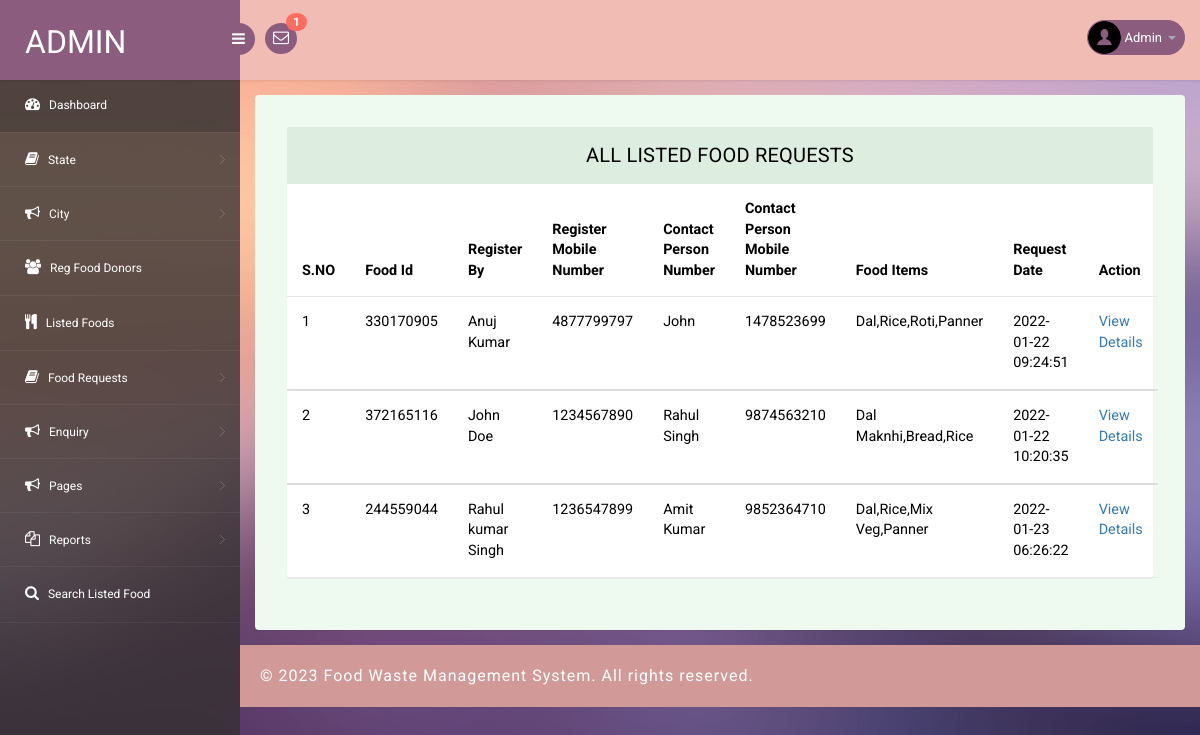
The page /fwms/admin/all-listed-food.php (signed in) on the database its author committed.
### tables this page shows
CREATE TABLE `tblfood` (
  `ID` int(10) NOT NULL,
  `DonorID` int(10) DEFAULT NULL,
  `foodId` int(10) DEFAULT NULL,
  `FoodItems` mediumtext DEFAULT NULL,
  `StateName` varchar(200) DEFAULT NULL,
  `CityName` varchar(200) DEFAULT NULL,
  `Description` mediumtext DEFAULT NULL,
  `PickupDate` varchar(200) DEFAULT NULL,
  `PickupAddress` mediumtext DEFAULT NULL,
  `ContactPerson` varchar(200) DEFAULT NULL,
  `CPMobNumber` bigint(10) DEFAULT NULL,
  `Image` varchar(200) DEFAULT NULL,
  `CreationDate` timestamp NULL DEFAULT current_timestamp(),
  `UpdationDate` timestamp NULL DEFAULT NULL ON UPDATE current_timestamp()
);

CREATE TABLE `tbldonor` (
  `ID` int(10) NOT NULL,
  `FullName` varchar(200) DEFAULT NULL,
  `Email` varchar(200) DEFAULT NULL,
  `MobileNumber` bigint(10) DEFAULT NULL,
  `Password` varchar(120) DEFAULT NULL,
  `RegDate` timestamp NULL DEFAULT current_timestamp()
);

### fwms/admin/all-listed-food.php (the view, shortened to what this page needs)
<?php
include('includes/dbconnection.php');
if (strlen($_SESSION['pgasaid']==0)) {
  header('location:logout.php');
  } else{
?>
<!DOCTYPE html>
<head>
<link rel="stylesheet" href="css/bootstrap.min.css" >
<link href="css/style.css" rel='stylesheet' type='text/css' />
<link href="css/style-responsive.css" rel="stylesheet"/>
<link rel="stylesheet" href="css/font.css" type="text/css"/>
<link href="css/font-awesome.css" rel="stylesheet">
</head>
<body>
<section id="container">
<?php include_once('includes/header.php');?>
<?php include_once('includes/sidebar.php');?>
<section id="main-content">
	<section class="wrapper">
		<div class="table-agile-info">
 <div class="panel panel-default">
    <div class="panel-heading">
     All Listed Food Requests
    </div>
    <div>
      <table class="table" ui-jq="footable" ui-options='{
        "paging": {
          "enabled": true
        },
        "filtering": {
          "enabled": true
        },
        "sorting": {
          "enabled": true
        }}'>
        <thead>
          <tr>
            <th data-breakpoints="xs">S.NO</th>
            <th>Food Id</th>
            <th>Register By</th>
            <th>Register Mobile Number</th>
            <th>Contact Person Number</th>
            <th>Contact Person Mobile Number</th>
            <th>Food Items</th>
            <th>Request Date</th>
            <th data-breakpoints="xs">Action</th>
          </tr>
        </thead>
        <?php
$ret=mysqli_query($con,"select tblfood.ID,tblfood.foodId,tblfood.ContactPerson,tblfood.CPMobNumber,tblfood.CreationDate,tblfood.FoodItems,tbldonor.FullName,tbldonor.MobileNumber from  tblfood join tbldonor on tblfood.DonorID=tbldonor.ID");
$cnt=1;
while ($row=mysqli_fetch_array($ret)) {
?>
        <tbody>
          <tr data-expanded="true">
            <td><?php echo $cnt;?></td>
              <td><?php  echo $row['foodId'];?></td>
                  <td><?php  echo $row['FullName'];?></td>
                  <td><?php  echo $row['MobileNumber'];?></td>
                  <td><?php  echo $row['ContactPerson'];?></td>
                  <td><?php  echo $row['CPMobNumber'];?></td>
                  <td><?php  echo $row['FoodItems'];?></td>
                  <td><?php  echo $row['CreationDate'];?></td>
                  <td><a href="food-details.php?viewid=<?php echo $row['ID'];?>">View Details</a></td>
                </tr>
                <?php
$cnt=$cnt+1;
}?>
 </tbody>
            </table>
    </div>
  </div>
</div>
</section>
		 <?php include_once('includes/footer.php');?>
</section>
</section>
</body>
</html>
<?php }  ?>

### fwms/admin/includes/header.php (shortened to what this page needs)
<?php
include('includes/dbconnection.php');
?>
<header class="header fixed-top clearfix">
<div class="brand">
    <a href="dashboard.php" class="logo">
        Admin
    </a>
    <div class="sidebar-toggle-box">
        <div class="fa fa-bars"></div>
    </div>
</div>
<div class="nav notify-row" id="top_menu">
    <ul class="nav top-menu">
                <?php
$ret1=mysqli_query($con,"select tblfoodrequests.id,fullName,requestNumber    from tblfoodrequests
 join tblfood  on tblfood.ID=tblfoodrequests.foodId
 where   (tblfoodrequests.status is null || tblfoodrequests.status='')");
$num=mysqli_num_rows($ret1);
?>
        <li id="header_inbox_bar" class="dropdown">
            <a data-toggle="dropdown" class="dropdown-toggle" href="#">
                <i class="fa fa-envelope-o"></i>
                <span class="badge bg-important"><?php echo $num;?></span>
            </a>
        </li>
    </ul>
</div>
<div class="top-nav clearfix">
    <ul class="nav pull-right top-menu">
        <li class="dropdown">
            <a data-toggle="dropdown" class="dropdown-toggle" href="#">
                <?php
$adid=$_SESSION['pgasaid'];
$ret=mysqli_query($con,"select AdminName from tbladmin where ID='$adid'");
$row=mysqli_fetch_array($ret);
$name=$row['AdminName'];
?>
                <img alt="" src="images/2.png">
                <span class="username"><?php echo $name; ?></span>
                <b class="caret"></b>
            </a>
        </li>
    </ul>
</div>
</header>

### fwms/admin/css/style.css (style rules this page uses)
ul, ol { margin: 0; }
html, body { font-family: 'Roboto', sans-serif; font-size: 100%; overflow-x: hidden; background: url(../images/bg.jpg) no-repeat 0px 0px; background-size:cover; }
body a { transition: 0.5s all ease; -webkit-transition: 0.5s all ease; -moz-transition: 0.5s all ease; -o-transition: 0.5s all ease; -ms-transition: 0.5s all ease; text-decoration:none; }
ul,label { margin:0; padding:0; }
#main-content { margin-left:240px; -webkit-transition:all .3s ease-in-out; -moz-transition:all .3s ease-in-out; -o-transition:all .3s ease-in-out; transition:all .3s ease-in-out; }
.header { left:0; right:0; z-index:1002; background:rgb(240, 188, 180); -webkit-transition:all .3s ease-in-out; -moz-transition:all .3s ease-in-out; -o-transition:all .3s ease-in-out; transition:all .3s ease-in-out; }
.fixed-top { position:fixed; box-shadow:1px 0 3px rgba(0,0,0,.15); }
.wrapper { display:inline-block; margin-top:80px; padding:15px; width:100%; }
.brand { background:#8b5c7e; float:left; width:240px; height:80px; position:relative; }
a.logo { font-size:32px; color:#fff; float:left; margin:20px 0 0 25px; text-transform:uppercase; }
#top_menu .nav>li,ul.top-menu>li { float:left; }
.notify-row { float:left; margin-top:23px; margin-left:25px; }
ul.top-menu { margin-right:15px; margin-top: 0; }
ul.top-menu > li > a { color: #fff; font-size: 16px; background: #8b5c7e; padding: 4px 8px; margin-right: 15px; border-radius: 50%; -webkit-border-radius: 50%; padding-right: 8px !important; }
.notify-row .badge { position:absolute; right:-10px; top:-10px; z-index:100; }
.top-nav { margin-top:20px; }
.top-nav img { border-radius:50%; -webkit-border-radius:50%; width:33px; }
.top-nav .username { font-size:13px; color:#fff; }
.top-nav ul.top-menu>li>a { border-radius: 100px; -webkit-border-radius: 100px; padding: 0px; background: none; margin-right: 0; border: 1px solid #8b5c7e; background: #8b5c7e; }
.top-nav ul.top-menu>li { margin-left:10px; }
.top-nav .nav .caret { border-bottom-color:#A4AABA; border-top-color:#A4AABA; }
.sidebar-toggle-box { float:left; margin-top:23px; margin-left:-15px; background:#8b5c7e; border-radius:50%; -webkit-border-radius:50%; width:32px; height:32px; position:absolute; right:-15px; }
.sidebar-toggle-box .fa-bars { cursor:pointer; display:inline-block; font-size:15px; padding:8px 8px 8px 9px; color:#fff; }
.panel-heading { position: relative; height: 57px; line-height: 57px; letter-spacing: 0.2px; color: #000; font-size: 18px; font-weight: 400; padding: 0 16px; background:#ddede0; border-top-right-radius: 2px; border-top-left-radius: 2px; text-transform: uppercase; text-align: center; }
.panel { border: none ! important; }
.table>thead>tr>th { border-bottom: 1px solid #e1ab91 ! important; }
.table>tbody>tr>td, .table>tbody>tr>th, .table>tfoot>tr>td, .table>tfoot>tr>th, .table>thead>tr>td, .table>thead>tr>th { border-bottom: 1px solid #e9e9e9 ! important; }
.table > thead > tr > th, .table > tbody > tr > th, .table > tfoot > tr > th, .table > thead > tr > td, .table > tbody > tr > td, .table > tfoot > tr > td { border-top: none !important; }
.table td, .table>tbody>tr>td, .table>tbody>tr>th, .table>tfoot>tr>td, .table>tfoot>tr>th, .table>thead>tr>td, .table>thead>tr>th { padding: 15px!important; }
.table > thead > tr > th, .table > tbody > tr > th, .table > tfoot > tr > th, .table > thead > tr > td, .table > tbody > tr > td, .table > tfoot > tr > td { font-size: 0.9em; color: #000; border-top: none !important; }
.table-agile-info { background: #eef9f0; padding: 2em; border-radius: 4px; -webkit-box-shadow: 0 1px 1px rgba(0,0,0,.05); box-shadow: 0 1px 1px rgba(0,0,0,.05); }
.panel-default>.panel-heading { color: #000000 ! important; background-color: #ddede0 ! important; border-color: #ddede0 ! important; font-size: 20px; }
.badge.bg-important { background: #ff6c60; }

### rows shown on the page
tblfood: foodId "330170905", DonorID.FullName "Anuj Kumar", DonorID.MobileNumber "4877799797", ContactPerson "John", CPMobNumber "1478523699", FoodItems "Dal,Rice,Roti,Panner", CreationDate "2022-01-22 09:24:51"
tblfood: foodId "372165116", DonorID.FullName "John Doe", DonorID.MobileNumber "1234567890", ContactPerson "Rahul Singh", CPMobNumber "9874563210", FoodItems "Dal Maknhi,Bread,Rice", CreationDate "2022-01-22 10:20:35"
tblfood: foodId "244559044", DonorID.FullName "Rahul kumar Singh", DonorID.MobileNumber "1236547899", ContactPerson "Amit Kumar", CPMobNumber "9852364710", FoodItems "Dal,Rice,Mix Veg,Panner", CreationDate "2022-01-23 06:26:22"

### other values the page prints
$num "1"
$name "Admin"
